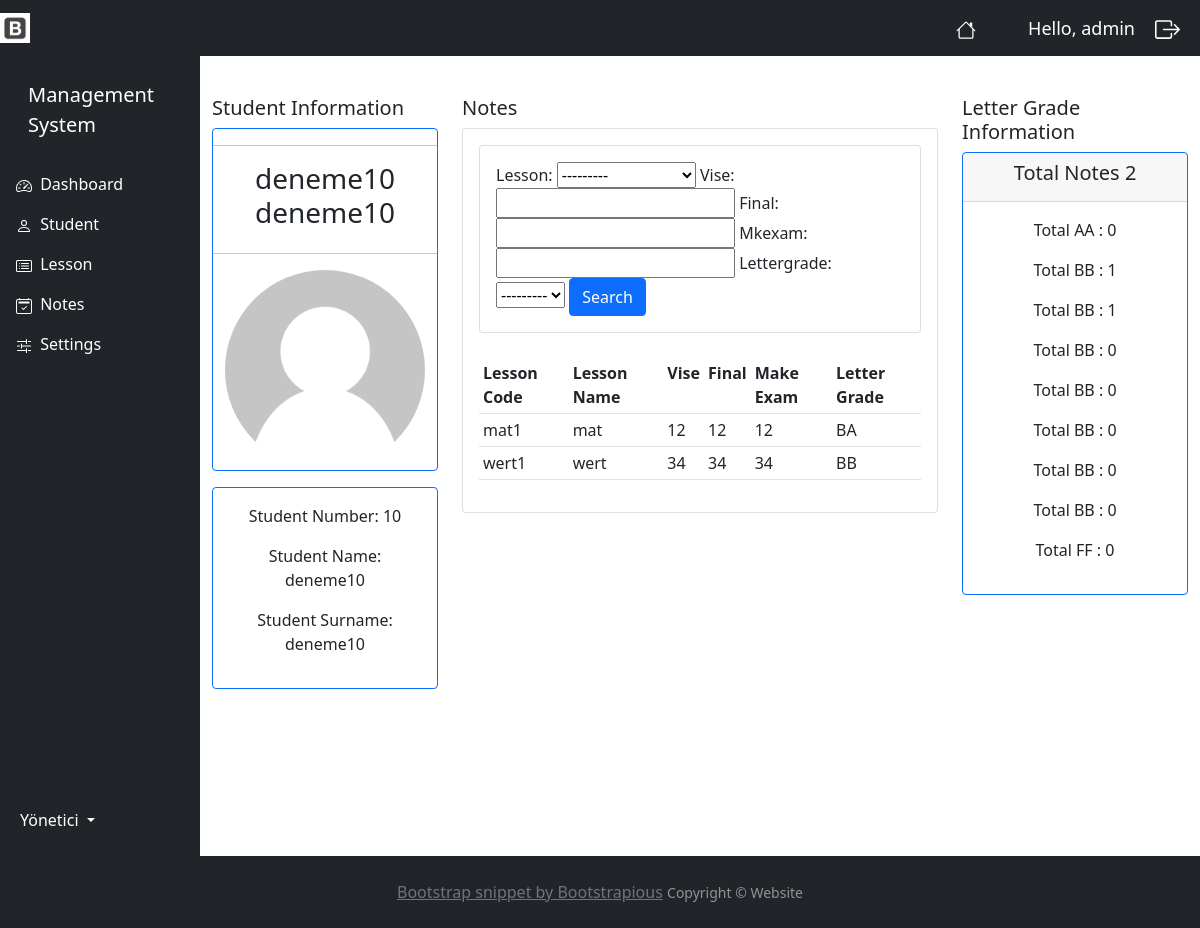
Page /student_notes_create/13/ (signed in) on the earlier database version.
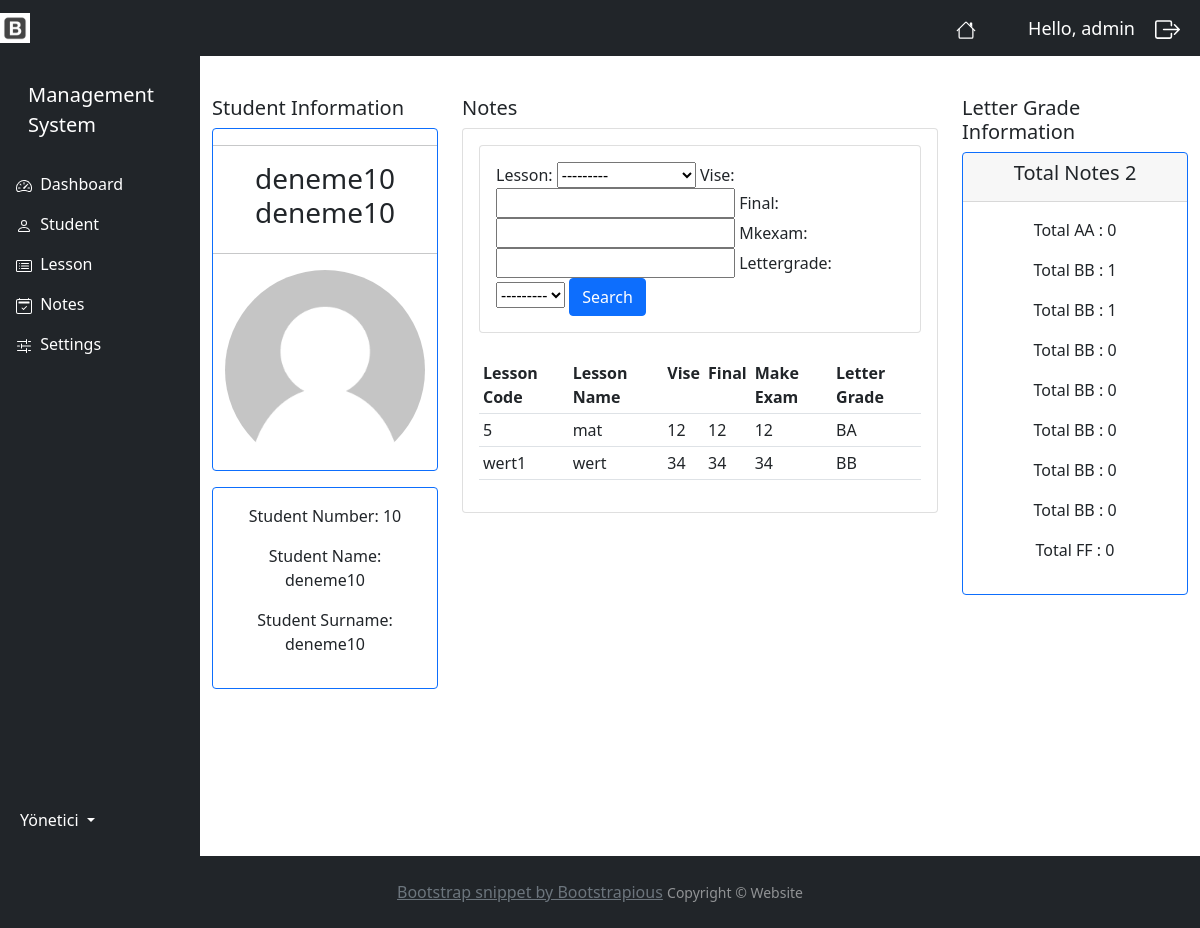
Same page on the later database version.
### myapp/models.py (models this page shows, shortened)
class Notes(models.Model):
    STATUS = (
        ('AA', 'AA'),
        ('BA', 'BA'),
        ('BB', 'BB'),
        ('CB', 'CB'),
        ('CC', 'CC'),
        ('DC', 'DC'),
        ('DD', 'DD'),
        ('FD', 'FD'),
        ('FF', 'FF'),
    )
    student = models.ForeignKey(Student, null=True, on_delete=models.SET_NULL)
    lesson = models.ForeignKey(Lesson, null=True, on_delete=models.SET_NULL)
    vise = models.IntegerField(null=True, blank=True)
    final = models.IntegerField(null=True, blank=True)
    mkexam = models.IntegerField(null=True, blank=True)
    lettergrade = models.CharField(max_length=2, null=True, choices=STATUS)

class Lesson(models.Model):
    lcode = models.CharField(blank=True, max_length=50)
    lname = models.CharField(blank=True, max_length=50)
    lcredit = models.IntegerField(blank=True, null=True)
    period = models.ForeignKey(Period, null=True, on_delete=models.SET_NULL)
    def __str__(self):
        return self.lname

### myapp/decorators.py (the view)
        def wrapper_func(request, *args, **kwargs):
            group =None
            if request.user.groups.exists():
                group = request.user.groups.all()[0].name
            if group in allowed_roles:
                return view_func(request, *args, **kwargs)
            else:
                return HttpResponse('You are not authorized to view this page')

### myapp/templates/accounts/student_notes_create.html (shortened to what the changed rows need)
{% extends 'accounts/main.html' %}
{% block content %}
    <br>
    <div class="row">
        <div class="col-md-6">
            <div class="card card-body">
                <div class="row">
                    <div class="col">
                        <div class="card card-body">
                            <form method="get">
                                {{ myFilter.form }}
                            </form>
                        </div>
                    </div>
                </div>
                <br>
                <table class="table table-sm">
                        <tr>
                            <th>Lesson Code</th>
                            <th>Lesson Name</th>
                            <th>Vise</th>
                            <th>Final</th>
                            <th>Make Exam</th>
                            <th>Letter Grade</th>
                        </tr>
                        {% for note in notes %}
                           <tr>
                                <td>{{ note.lesson.lcode }}</td>
                                <td>{{ note.lesson.lname }}</td>
                                <td>{{ note.vise }}</td>
                                <td>{{ note.final }}</td>
                                <td>{{ note.mkexam }}</td>
                                <td>{{ note.lettergrade }}</td>
                           </tr>
                        {% endfor %}
                    </table>
            </div>
        </div>
    </div>
{% endblock content %}

Differences in the rows shown:
changed through a linked row, Notes "BA": lesson.lcode "mat1" → "5"
